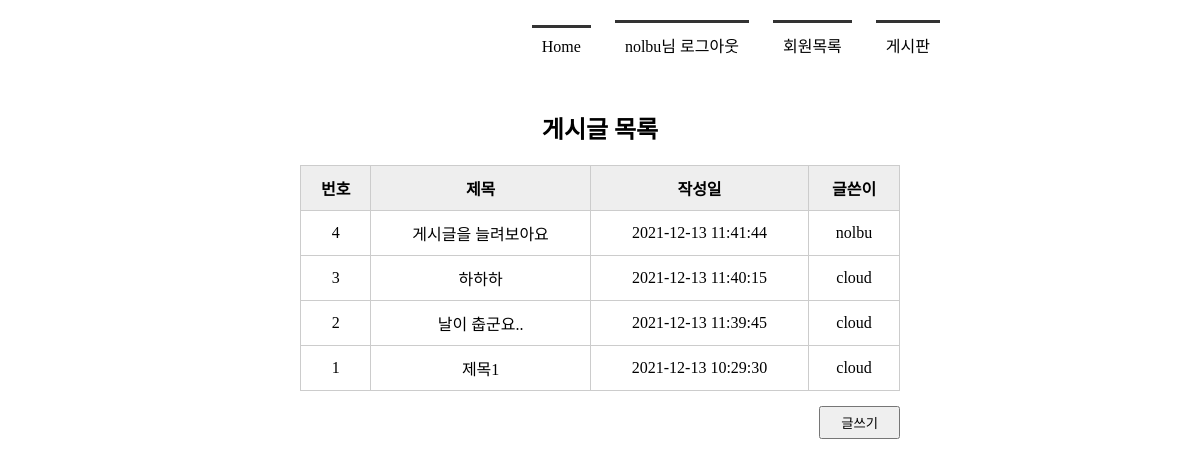
Page /boardlist/ (signed in) on the committed database.
### tables this page shows
CREATE TABLE board(
        bno         INTEGER     PRIMARY KEY     AUTOINCREMENT,
        title       TEXT        NOT NULL,
        content     TEXT        NOT NULL,
        create_date TIMESTAMP DATE DEFAULT(datetime('now', 'localtime')),
        mid         CHAR(5)     NOT NULL,
        FOREIGN KEY (mid) REFERENCES member(mid)
        );

### app.py (the view)
@app.route('/boardlist/')
def boardlist():
    conn = getconn()
    cur = conn.cursor()
    sql = "SELECT * FROM board ORDER BY bno DESC"       #게시글을 내림차순으로 정렬
    cur.execute(sql)
    rs = cur.fetchall()
    conn.close()
    return render_template('boardlist.html', rs = rs)

### app.py (called while the page is built)
def getconn():
    conn = sqlite3.connect('./memberdb.db')
    return conn

### templates/boardlist.html (shortened to what this page needs)
<!DOCTYPE html>
<html lang="ko">
<head>
    <link rel="stylesheet" href="{{ url_for('static', filename='css/style.css') }}">
</head>
<body>
    <div id ="container">
        {% include 'navbar.html' %}
        <section>
            <h1>게시글 목록</h1>
            <table>
                <tr>
                    <th>번호</th>
                    <th>제목</th>
                    <th>작성일</th>
                    <th>글쓴이</th>
                </tr>
                {% for i in rs %}
                <tr>
                    <td>{{ i[0] }}</td>
                    <td>{{ i[1] }}</td>
                    <td>{{ i[3] }}</td>
                    <td>{{ i[4] }}</td>
                </tr>
                {% endfor %}
            </table>
            <div class ="btn_write">
                <input type="button" value ="글쓰기" onclick="goWrite()" >
            </div>
        </section>
    </div>
</body>
</html>

### templates/navbar.html
<header>
    <nav>
        <ul>
            {% if session %}
            <li><a href = "{{ url_for('index') }}">Home</a></li>
            <li><a href = "{{ url_for('logout') }}">{{ session['userID'] }}님 로그아웃</a></li>
            <li><a href = "{{ url_for('memberlist') }}">회원목록</a></li>
            <li><a href = "{{ url_for('boardlist') }}">게시판</a></li>
            {% else %}
            <li><a href = "{{ url_for('index') }}">Home</a></li>
            <li><a href = "{{ url_for('login') }}">로그인</a></li>
            <li><a href = "{{ url_for('register') }}">회원가입</a></li>
            <li><a href = "{{ url_for('boardlist') }}">게시판</a></li>
            {% endif %}
        </ul>
    </nav>
</header>

### static/css/style.css (style rules this page uses)
* { margin: 0; padding:0; }
#container { width: 1000px; margin: 10px auto; }
header { height: 100px; }
nav ul { list-style:none; text-align: right; margin-right: 150px; }
nav ul li { display: inline-block; padding: 10px; margin: 10px; border-top: 3px solid #333; padding-top:10px; }
nav ul li a { text-decoration: none; color: black }
section { text-align: center; }
section table { width : 600px; border-collapse: collapse; }
section h1 { margin-bottom: 20px; }
section table, th, td { border: 1px solid #ccc; margin: 0 auto; padding: 10px; }
section table th { background-color: #eee }
section .btn_write { text-align: right; margin: 15px 200px; }
section .btn_write input { padding: 5px 20px; }

### rows in the picture
board: userID "nolbu", bno "4", title "게시글을 늘려보아요", create_date "2021-12-13 11:41:44", mid "nolbu"
board: bno "3", title "하하하", create_date "2021-12-13 11:40:15", mid "cloud"
board: bno "2", title "날이 춥군요..", create_date "2021-12-13 11:39:45", mid "cloud"
board: bno "1", title "제목1", create_date "2021-12-13 10:29:30", mid "cloud"
